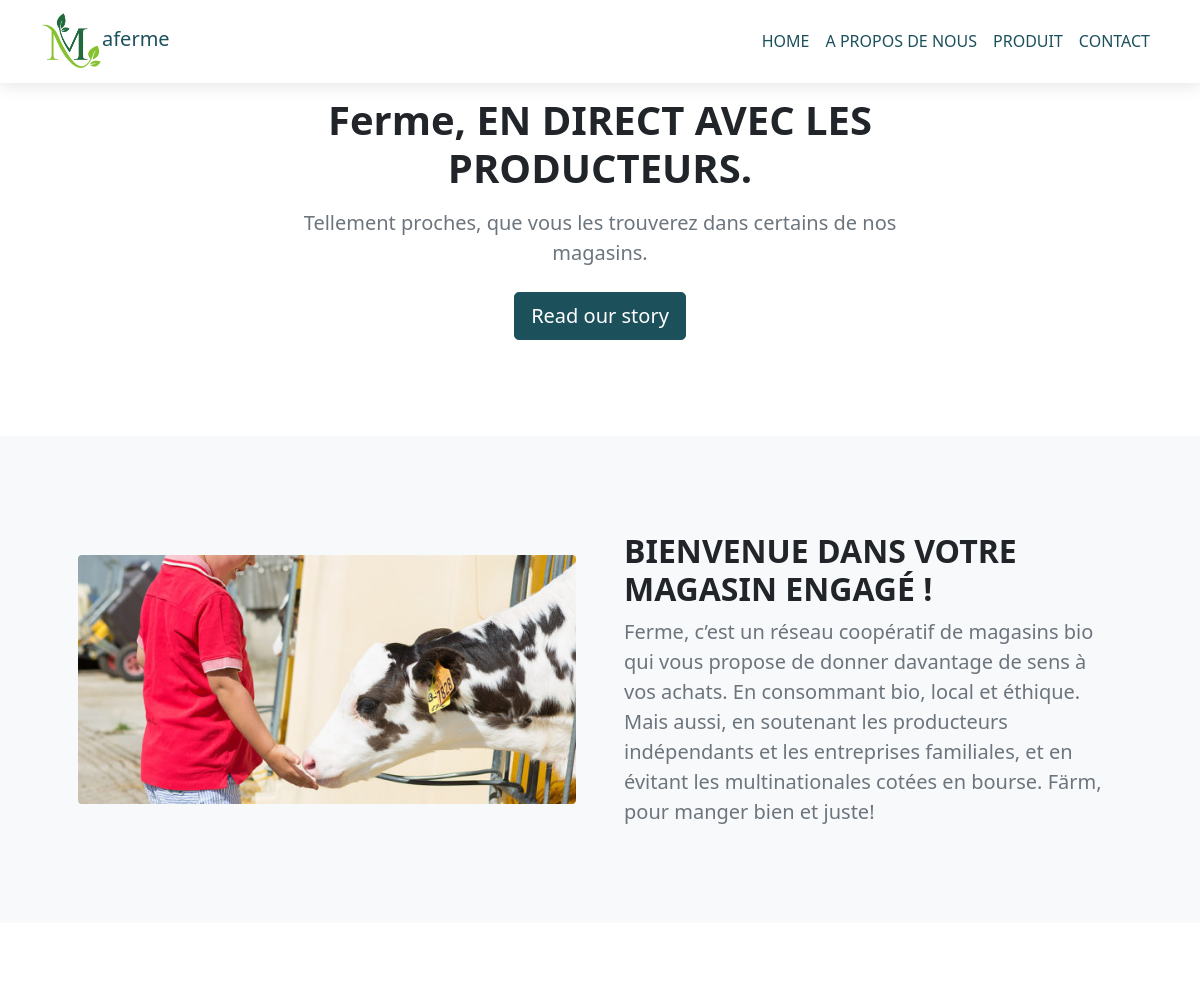
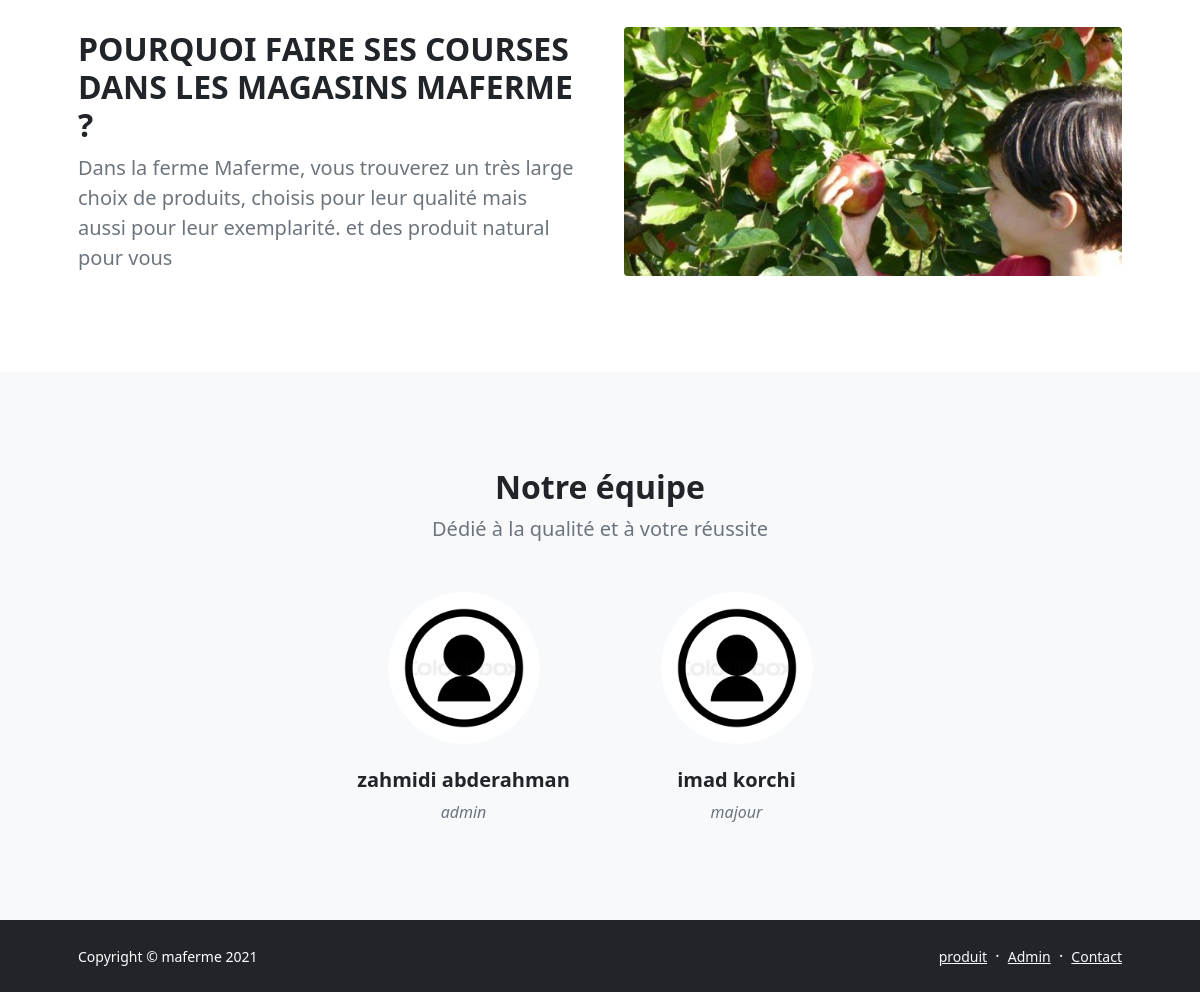
Page /about.php on the committed database (2 pictures, top to bottom).
### tables this page shows
CREATE TABLE `users` (
  `user_id` int(11) NOT NULL,
  `user_nome` varchar(255) NOT NULL,
  `user_prenome` varchar(255) NOT NULL,
  `user_email` varchar(255) NOT NULL,
  `user_role` varchar(255) NOT NULL,
  `user_img` text NOT NULL,
  `user_username` varchar(255) NOT NULL,
  `user_password` varchar(255) NOT NULL
);

### about.php (the view, shortened to what this page needs)
<?php include "./include/head.php" ?>
<header class="py-5">
    <div class="container px-5">
        <div class="row justify-content-center">
            <div class="col-lg-8 col-xxl-6">
                <div class="text-center my-5">
                    <h1 class="fw-bolder mb-3">Ferme, EN DIRECT AVEC LES PRODUCTEURS.</h1>
                    <p class="lead fw-normal text-muted mb-4">
                        Tellement proches, que vous les trouverez dans certains de nos magasins.</p>
                    <a class="btn btn-primary btn-lg" href="#scroll-target">Read our story</a>
                </div>
            </div>
        </div>
    </div>
</header>
<section class="py-5 bg-light" id="scroll-target" data-aos="fade-right">
    <div class="container px-5 my-5">
        <div class="row gx-5 align-items-center">
            <div class="col-lg-6"><img class="img-fluid rounded mb-5 mb-lg-0" src="./image_db/la vache.jpeg" alt="..." /></div>
            <div class="col-lg-6">
                <h2 class="fw-bolder">BIENVENUE DANS VOTRE MAGASIN ENGAGÉ !</h2>
                <p class="lead fw-normal text-muted mb-0">Ferme, c’est un réseau coopératif de magasins bio qui vous propose de donner davantage de sens à vos achats. En consommant bio, local et éthique. Mais aussi, en soutenant les producteurs indépendants et les entreprises familiales, et en évitant les multinationales cotées en bourse. Färm, pour manger bien et juste!</p>
            </div>
        </div>
    </div>
</section>
<section class="py-5" data-aos="fade-left">
    <div class="container px-5 my-5">
        <div class="row gx-5 align-items-center">
            <div class="col-lg-6 order-first order-lg-last"><img class="img-fluid rounded mb-5 mb-lg-0" src="./image_db/pome de tere.jpeg" alt="..." /></div>
            <div class="col-lg-6">
                <h2 class="fw-bolder">POURQUOI FAIRE SES COURSES DANS LES MAGASINS MAFERME ?</h2>
                <p class="lead fw-normal text-muted mb-0">
                    Dans la ferme Maferme, vous trouverez un très large choix de produits, choisis pour leur qualité mais aussi pour leur exemplarité. et des produit natural pour vous</p>
            </div>
        </div>
    </div>
</section>
<section class="py-5 bg-light">
    <div class="container px-5 my-5">
        <div class="text-center" data-aos="fade-dawn">
            <h2 class="fw-bolder">Notre équipe</h2>
            <p class="lead fw-normal text-muted mb-5">
                Dédié à la qualité et à votre réussite</p>
        </div>
        <div class="row gx-5 row-cols-1 row-cols-sm-2 row-cols-xl-4 justify-content-center">
            <?php
            $query = "SELECT * FROM users";
            $select_all = mysqli_query($conn, $query);
            while ($row = mysqli_fetch_assoc($select_all)) {
                $user_nome = $row['user_nome'];
                $user_prenome = $row['user_prenome'];
                $user_role = $row['user_role'];
                $user_img = $row['user_img'];
            ?>
                <div class="col mb-5 mb-5 mb-xl-0" data-aos="fade-up">
                    <div class="text-center">
                        <img width="200px" class="img-fluid rounded-circle mb-4 px-4" src="./image_db/<?php echo $user_img ?>" alt="..." />
                        <h5 class="fw-bolder"><?php echo $user_nome . ' ' . $user_prenome ?></h5>
                        <div class="fst-italic text-muted"> <?php echo $user_role ?></div>
                    </div>
                </div>
            <?php } ?>
        </div>
    </div>
</section>
</main>
<?php include "./include/footer.php" ?>

### rows in the picture
users: user_img (picture), user_nome "zahmidi", user_prenome "abderahman", user_role "admin"
users: user_img (picture), user_nome "imad", user_prenome "korchi", user_role "majour"
